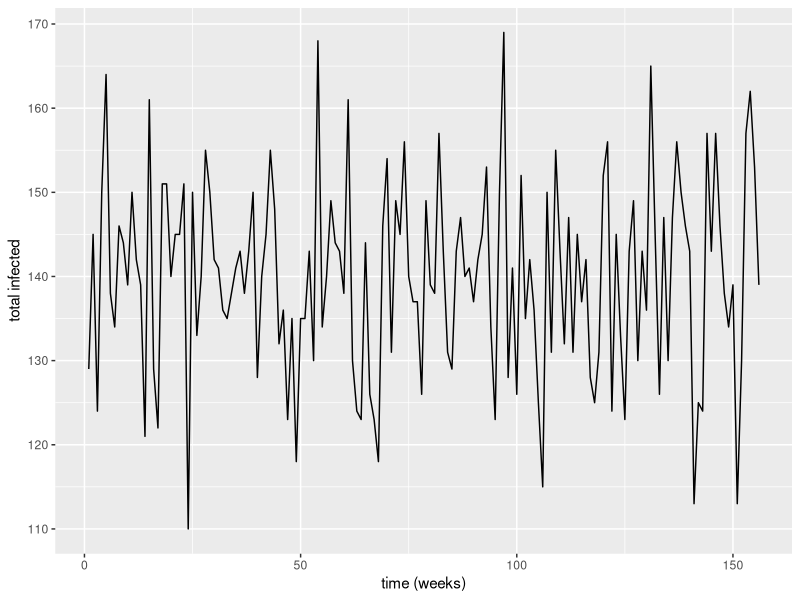

Write the R code that produced this figure. (Note: this script raises an error after producing the figure.)
library(data.table)
library(ggplot2)


#transmission rates
transmission.households <- 0.07
transmission.DCCs <- 0.04
transmission.school.classes <- 0.03
transmission.other.contacts <- 0.04

#age bias
age.bias.1 <- 1
age.bias.1to6 <- 0.33
age.bias.7to65 <- 0.18
age.bias.65 <- 0.3

prop.children.attending.DCCs <- 0.79
average.group.size.DCC <- 16.7
average.class.size.school <- 22
probability.of.other.contacts <- 0.5

pop.size <- 5000
n.initial.carriers <- 125
stop.time <- 156

#sweden population pyramid
sweden.pop.props <- c(2.9,2.9,2.7,2.4,3.4,3.4,3.1,3,3.1,3.5,3.1,2.9,2.7,3.2,2.6,1.9,1.4,1,0.6,0.1,0)
names(sweden.pop.props) <- c(seq(0,100,5)[-1], "100+")

#sweden family size proportions
num.siblings.props <- c(0.19,0.48,0.23,0.10)
names(num.siblings.props) <- c(0,1,2,3)
prop.single.parent <- 0.19

pop.ages <- as.numeric(sample(names(sweden.pop.props), pop.size, replace = TRUE, prob = sweden.pop.props))
family.membership <- rep(NA, pop.size)
school.membership <- rep(NA, pop.size)
dcc.membership <- rep(NA, pop.size)
other.close.contact.pair <- rep(NA, pop.size)

#randomly assign an individual a close contact with probability 0.5.
npairs <- rbinom(1, pop.size, 0.5)
pairs <- matrix(sample(pop.size, 2*npairs, replace = TRUE), ncol=2)

#assign families
fam.id <- 1
while(sum(is.na(family.membership[pop.ages<=20]))>0){ #we still have un-assigned children
  n.children <- sample(as.numeric(names(num.siblings.props)), 1, prob=num.siblings.props) + 1
  child.index <- which((pop.ages<=20) & is.na(family.membership))[1:n.children]
  n.parents <- sample(c(1,2), 1, prob = c(prop.single.parent, 1-prop.single.parent))
  parent.index <- which((pop.ages>20) & (pop.ages<=50) & is.na(family.membership))[1:n.parents]
  family.membership[c(child.index, parent.index)] <- fam.id
  fam.id <- fam.id + 1
}

#assign dcc
dcc.id <- 1
n.under.5 <- sum(pop.ages<=5)
indexs.in.dcc <- sample(which(pop.ages<=5), size = floor(prop.children.attending.DCCs*n.under.5))
family.ids <-  unique(family.membership[indexs.in.dcc])
dcc.size <- 0
for(f in family.ids){
  index <- indexs.in.dcc[family.membership[indexs.in.dcc]==f]
  dcc.membership[index] <- dcc.id
  dcc.size <- dcc.size + length(index)
  if(dcc.size>average.group.size.DCC){
    dcc.size <- 0
    dcc.id <- dcc.id + 1
  }
}

#assign schools
#5 to 10
class.id <- 1
indexes.in.school <- which((pop.ages>5) & (pop.ages<=10))
family.ids <-  unique(family.membership[indexes.in.school])
class.size <- 0
for(f in family.ids){
  index <- indexes.in.school[family.membership[indexes.in.school]==f]
  school.membership[index] <- class.id
  class.size <- class.size + length(index)
  if(class.size>average.class.size.school){
    class.size <- 0
    class.id <- class.id + 1
  }
}

#10 to 15yrs
indexes.in.school <- which((pop.ages>10) & (pop.ages<=15))
family.ids <-  unique(family.membership[indexes.in.school])
class.size <- 0
for(f in family.ids){
  index <- indexes.in.school[family.membership[indexes.in.school]==f]
  school.membership[index] <- class.id
  class.size <- class.size + length(index)
  if(class.size>average.class.size.school){
    class.size <- 0
    class.id <- class.id + 1
  }
}

transition.matrix <- matrix(1, nrow = pop.size, ncol = pop.size)
#household transmission
for(f in unique(family.membership[!is.na(family.membership)])){
  index <- which(family.membership==f)
  transition.matrix[t(combn(index, 2))] <- transition.matrix[t(combn(index, 2))] * (
    1 - transmission.households)
}

#dcc transmission
for(f in unique(dcc.membership[!is.na(dcc.membership)])){
  index <- which(dcc.membership==f)
  transition.matrix[t(combn(index, 2))] <- transition.matrix[t(combn(index, 2))] * (
    1 - transmission.DCCs)
}

#school transmission
for(f in unique(school.membership[!is.na(school.membership)])){
  index <- which(school.membership==f)
  transition.matrix[t(combn(index, 2))] <- transition.matrix[t(combn(index, 2))] * (
    1 - transmission.school.classes)
}

#other transmission
transition.matrix[pairs] <- transition.matrix[pairs] * (1 - transmission.other.contacts)
transition.matrix[pairs[,c(2,1)]] <- transition.matrix[pairs[,c(2,1)]] * (1 - transmission.other.contacts)

#bias probability vector
bias.probs <- rep(NA, pop.size)
bias.probs[pop.ages<=5] <- 0.33
bias.probs[pop.ages>65] <- 0.3
bias.probs[is.na(bias.probs)] <- 0.18

status.vector <- rep(0, pop.size)
remaining.carriage <- rep(0, pop.size)

#initialise infections
index <- sample(pop.size, n.initial.carriers)
status.vector[index] <- 1
remaining.carriage[index] <- rpois(n = n.initial.carriers, lambda = 4)

pop.ages.factor <- factor(pop.ages)
n.infected.vector <- rep(NA, stop.time)
n.infected.age.matrix <- matrix(NA, nrow = stop.time, ncol = length(unique(pop.ages.factor)))
colnames(n.infected.age.matrix) <- levels(pop.ages.factor)

for(t in 1:stop.time){
  # message(paste("Time:", t))
  
  prob.infection <- 1-exp(rowSums(log((1-status.vector) * transition.matrix)))
  prob.infection <- prob.infection*bias.probs
  is.infected <- runif(pop.size)<prob.infection
  
  n.new.infections <- sum((status.vector<=0) & is.infected)
  remaining.carriage[(status.vector<=0) & is.infected] <- rpois(n = n.new.infections, lambda = 4) + 1
  status.vector <- is.infected
  remaining.carriage <- remaining.carriage-1
  remaining.carriage[remaining.carriage<0] <- 0
  status.vector[remaining.carriage<=0] <- 0
  
  n.infected.vector[[t]] <- sum(status.vector)
  
  n.infected.age.matrix[t,] <- table(pop.ages.factor[status.vector==1])
  
}

plot.df <- data.frame(time=1:stop.time, total.infected=n.infected.vector, 
                      stringsAsFactors = FALSE)

# Plot
ggplot(plot.df, aes(x=time, y=total.infected)) +
  geom_line() + xlab("time (weeks)") + ylab("total infected")

plot.df <- melt(n.infected.age.matrix)
colnames(plot.df) <- c("time", "age.group", "number infected")
plot.df$age.group <- cut(plot.df$age.group, breaks = c(0,5,10,15,20,50,100))

ggplot(plot.df, aes(x=time, y=`number infected`, col=age.group)) + 
  geom_line() + 
  xlab("time (weeks)") + ylab("total infected")

table(cut(pop.ages, breaks = c(0,5,10,15,20,50,100)))
